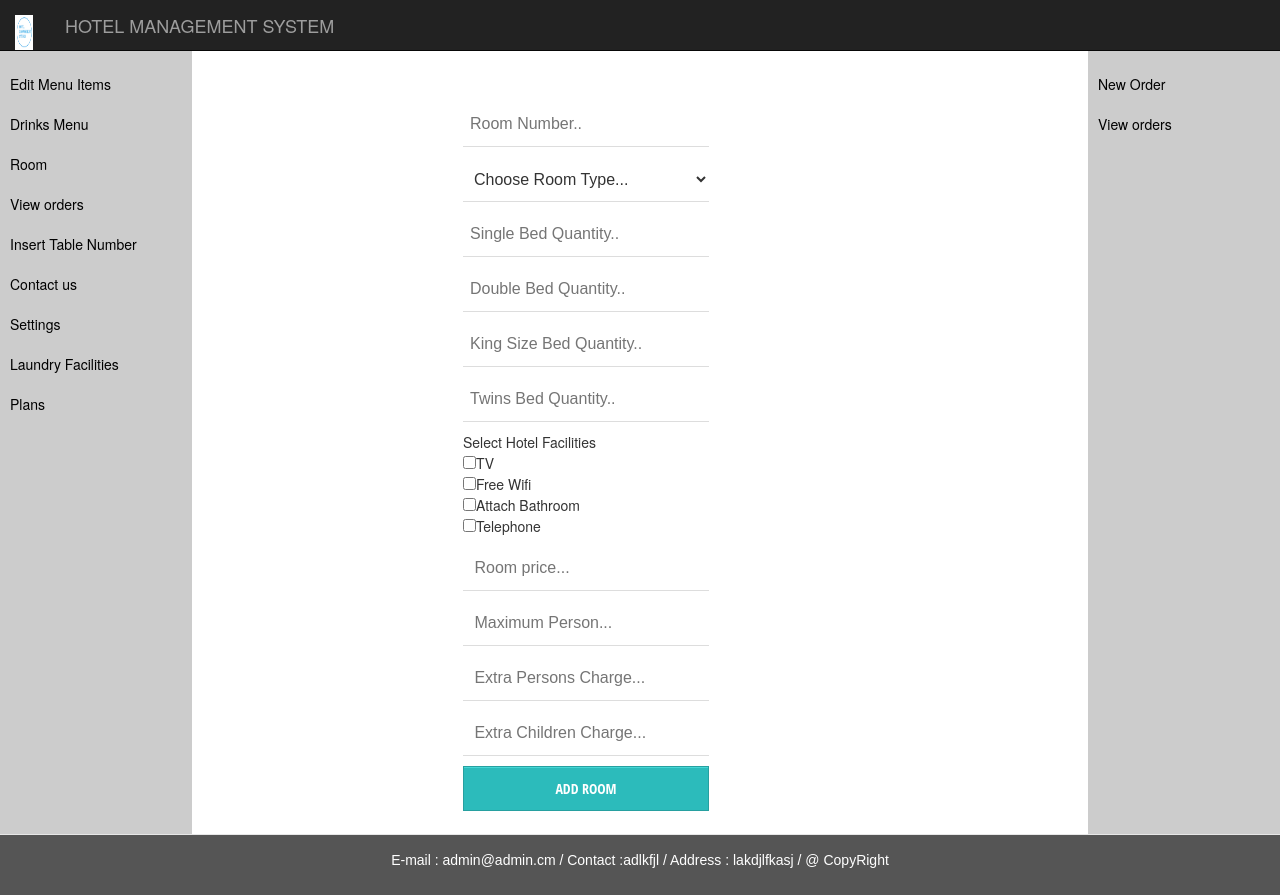
Screenshot of /room.php with the database file from the repository.
### tables this page shows
CREATE TABLE `tbl_general` (
  `genid` int(11) NOT NULL,
  `namehotel` varchar(200) NOT NULL,
  `emailhotel` varchar(150) NOT NULL,
  `contact` varchar(100) NOT NULL,
  `site` varchar(155) NOT NULL,
  `address` varchar(150) NOT NULL,
  `pan` varchar(150) NOT NULL,
  `vat` int(20) NOT NULL,
  `logopic` varchar(255) NOT NULL
);

CREATE TABLE `tbl_hotel_facilities` (
  `hotelfac_id` int(11) NOT NULL,
  `facilities` varchar(150) NOT NULL
);

### room.php (the view, shortened to what this page needs)
		<!DOCTYPE html>
		<html>
		<head>
           	<link rel="stylesheet" href="bootstrap/bootstrap.min.css">
            <link rel ="stylesheet" type="text/css" href = "form.css" />
	<link rel="stylesheet" href="sidebar.css">
  <link href="//netdna.bootstrapcdn.com/bootstrap/3.0.0/css/bootstrap-glyphicons.css" rel="stylesheet">
		</head>
		<body>
			<div>
		<div>
<nav class="navbar navbar-inverse navbar-fixed-top">
            <div class="container-fluid">
                <div class="navbar-header">
                  <?php
               $usr = $_GET['nme'];
                         include("connect.php");
              $sql = "select * from tbl_general";
              $result = $con->query($sql);
              $data = $result->fetch_array();
               ?>
                    <span class="navbar-brand" href="">
                       <img src="logo/<?php echo $data['logopic']; ?>" class="" width="50%" height="35px"  />
                    </span>
                    <a class="navbar-brand" href="adminpanel.php?nme=<?php echo $usr;?>">
                      <?php
							echo $data['namehotel'];
             			 ?>
                </div>
                <ul class="nav navbar-nav navbar-right">
                <li class="dropdown">
       	        <a href="#" class="glyphicon glyphicon-user">  <?php echo $usr ?></a>
				  </li>
				  </ul>
				  </div>
				  </nav>
				  </div>
               <nav class="navigation">
  			  <ul class="mainmenu">
            <li><a href="cuisinemenu.php?nme=<?php echo $usr;?>">Edit Menu Items</a>
      </li>
                      <li><a href="drinkmenu.php?nme=<?php echo $usr;?>">Drinks Menu </a></li>
              <li><a href="">Room</a>
             </li>
             <li><a href="">View orders</a></li>
             <li><a href="table.php?nme=<?php echo $usr;?>">Insert Table Number</a></li>
             <li><a href="">Contact us </a></li>
             <li><a href="gensetting.php?nme=<?php echo $usr;?>" >Settings </a></li>
              <li><a href="laundry.php?nme=<?php echo $usr;?>" >Laundry Facilities </a></li>
                                        <li><a href="plans.php?nme=<?php echo $usr;?>" >Plans </a></li>
             </ul>
            </nav>
<div class= "main col-xs-9 form-style-8" style=" margin-top: 8%; margin-left: 35%;  max-width: 850px; ">
		<form method="post" action="dbroom_reg.php?nme=<?php echo $usr;?>">
			<p>
			<input type="number" min=1  name="rn" id="roomc" onkeyup="roomcheck()" autofocus placeholder="Room Number.." required/>
</p>
<p>
<?php
      $sql="SELECT * FROM tbl_add_roomtype";
      $res=$con->query($sql);
$select= '<select name="select_roomtype" required>';
$select.='<option value="" disabled selected style="display: none;">'.'Choose Room Type...'.'</option>';
while($data1 = $res->fetch_array()){
      $select.='<option value="'.$data1['roomtypeid'].'">'.$data1['roomtype'].'</option>';
  }
$select.='</select>';
echo $select;
?>
			</p>
<p>
  <input type="number" min=1  name="single"  autofocus placeholder="Single Bed Quantity.." />
</p>
<p>
  <input type="number" min=1  name="double"  autofocus placeholder="Double Bed Quantity.." />
</p>
<p>
  <input type="number" min=1  name="king"  autofocus placeholder="King Size Bed Quantity.." />
</p>
<p>
  <input type="number" min=1  name="twins"  autofocus placeholder="Twins Bed Quantity.." />
</p>
<p>
  Select Hotel Facilities<br>
<?php
      $sql="SELECT * FROM tbl_hotel_facilities";
      $res=$con->query($sql);
while($data1 = $res->fetch_array()){
   echo "<input type='checkbox' name='facil[]' value='".$data1['hotelfac_id']."'>".""
    .$data1['facilities']."<br>";
  }
?>
      </p>
      <p>
      <input type="number"  min=0 name="roomprice" placeholder=" Room price..."   autocomplete="on" required  />
      </p>
      <p>
      <input type="number"  min=0 name="maxper" placeholder=" Maximum Person..."   autocomplete="on"   />
      </p>
      <p>
      <input type="text"  min=0 name="extraperson" placeholder=" Extra Persons Charge..."   autocomplete="on"   />
      </p>
      <p>
      <input type="text"  min=0 name="maxchild" placeholder=" Extra Children Charge..."   autocomplete="on"   />
      </p>
			<p>
			<input type="submit" value="Add Room"  class="" name="btn_addroom" style="margin-bottom: 9%;">
			</p>
		</form>
	    </div>
           <nav class="n">
           <ul class="mainmenu">
           <li><a href="">New Order</a></li>
           <li><a href="">View orders</a>
           </li>
           </ul>
           </nav>
</div>
		</body>
		<?php include "footer.php";?>
		</html>

### footer.php (shortened to what this page needs)
<!DOCTYPE html>
<html>
<head>
	  <link rel="stylesheet" href="bootstrap/bootstrap.min.css">
</head>
<body>
</body>
 <footer class="navbar navbar-default navbar-fixed-bottom" >
  <p > <?php echo "E-mail : ".$data['emailhotel']."  /  ";
    echo "Contact :".$data['contact']."   /  "; echo "Address : ".$data['address']."    /   ";?>  @ CopyRight</p>
</footer>
</html>

### form.css (style rules this page uses)
.form-style-8 input[type="text"], .form-style-8 input[type="date"], .form-style-8 input[type="datetime"], .form-style-8 input[type="email"], .form-style-8 input[type="number"], .form-style-8 input[type="search"], .form-style-8 input[type="time"], .form-style-8 input[type="url"], .form-style-8 input[type="submit"], .form-style-8 input[type="password"], .form-style-8 textarea, .form-style-8 select { box-sizing: border-box; -webkit-box-sizing: border-box; -moz-box-sizing: border-box; outline: none; display: block; width: 30%; padding: 7px; border: none; border-bottom: 1px solid #ddd; background: transparent; margin-bottom: 10px; font: 16px Arial, Helvetica, sans-serif; height: 45px; }
.form-style-8 input[type="button"], .form-style-8 input[type="submit"] { -moz-box-shadow: inset 0px 1px 0px 0px #45D6D6; -webkit-box-shadow: inset 0px 1px 0px 0px #45D6D6; box-shadow: inset 0px 1px 0px 0px #45D6D6; background-color: #2CBBBB; border: 1px solid #27A0A0; display: inline-block; cursor: pointer; color: #FFFFFF; font-family: 'Open Sans Condensed', sans-serif; font-size: 14px; padding: 8px 18px; text-decoration: none; text-transform: uppercase; }

### sidebar.css (style rules this page uses)
html, body { font-family: Arial, Helvetica, sans-serif; }
.navigation { padding-top: 5%; width: 15%; position: fixed; height: 100%; overflow: auto; background-color: #CCC; float:left; }
.n { padding-top: 5%; width: 15%; margin-left: 85%; float:right; position: fixed; height: 100%; overflow: auto; background-color: #CCC; }
.mainmenu { list-style: none; padding: 0; margin:0; }
.mainmenu a { display: block; background-color: #CCC; text-decoration: none; padding: 10px; color: #000; }

### room.php (style rules this page uses)
.dropdown { position: relative; display: inline-block; }

### footer.php (style rules this page uses)
.navbar-fixed-bottom { background-color: #555; color: white; padding: 15px; text-align:center; font-family: 'Raleway', sans-serif; }

### rows the page displays
tbl_general: logopic (picture), namehotel "HOTEL MANAGEMENT SYSTEM", emailhotel "admin@admin.cm", contact "adlkfjl", address "lakdjlfkasj"
tbl_hotel_facilities: facilities "TV"
tbl_hotel_facilities: facilities "Free Wifi"
tbl_hotel_facilities: facilities "Attach Bathroom"
tbl_hotel_facilities: facilities "Telephone"
